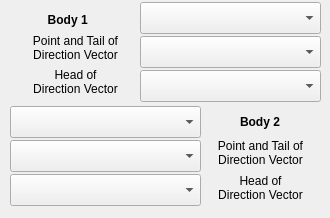
   <widget class="QWidget" name="TransPage">
    <widget class="QLabel" name="label_18">
     <property name="geometry">
      <rect>
       <x>10</x>
       <y>33</y>
       <width>131</width>
       <height>31</height>
      </rect>
     </property>
     <property name="text">
      <string>&lt;html&gt;&lt;head/&gt;&lt;body&gt;&lt;p align=&quot;center&quot;&gt;&lt;span style=&quot; font-size:9pt;&quot;&gt;Point and Tail of&lt;br/&gt;Direction Vector&lt;/span&gt;&lt;/p&gt;&lt;/body&gt;&lt;/html&gt;</string>
     </property>
    </widget>
    <widget class="QLabel" name="label_41">
     <property name="geometry">
      <rect>
       <x>20</x>
       <y>10</y>
       <width>71</width>
       <height>20</height>
      </rect>
     </property>
     <property name="text">
      <string>&lt;html&gt;&lt;head/&gt;&lt;body&gt;&lt;p align=&quot;right&quot;&gt;&lt;span style=&quot; font-weight:600;&quot;&gt;Body 1 &lt;/span&gt;&lt;/p&gt;&lt;/body&gt;&lt;/html&gt;</string>
     </property>
    </widget>
    <widget class="QComboBox" name="body1_2B4P">
     <property name="geometry">
      <rect>
       <x>140</x>
       <y>2</y>
       <width>181</width>
       <height>32</height>
      </rect>
     </property>
     <property name="sizePolicy">
      <sizepolicy hsizetype="Expanding" vsizetype="Fixed">
       <horstretch>0</horstretch>
       <verstretch>0</verstretch>
      </sizepolicy>
     </property>
     <property name="editable">
      <bool>false</bool>
     </property>
    </widget>
    <widget class="QLabel" name="label_42">
     <property name="geometry">
      <rect>
       <x>240</x>
       <y>112</y>
       <width>71</width>
       <height>20</height>
      </rect>
     </property>
     <property name="text">
      <string>&lt;html&gt;&lt;head/&gt;&lt;body&gt;&lt;p&gt;&lt;span style=&quot; font-weight:600;&quot;&gt;Body 2&lt;/span&gt;&lt;/p&gt;&lt;/body&gt;&lt;/html&gt;</string>
     </property>
    </widget>
    <widget class="QLabel" name="label_48">
     <property name="geometry">
      <rect>
       <x>200</x>
       <y>133</y>
       <width>121</width>
       <height>41</height>
      </rect>
     </property>
     <property name="text">
      <string>&lt;html&gt;&lt;head/&gt;&lt;body&gt;&lt;p align=&quot;center&quot;&gt;&lt;span style=&quot; font-size:9pt;&quot;&gt;Point and Tail of&lt;br/&gt;Direction Vector&lt;/span&gt;&lt;/p&gt;&lt;/body&gt;&lt;/html&gt;</string>
     </property>
    </widget>
    <widget class="QComboBox" name="body2_2B4P">
     <property name="geometry">
      <rect>
       <x>10</x>
       <y>106</y>
       <width>191</width>
       <height>32</height>
      </rect>
     </property>
     <property name="sizePolicy">
      <sizepolicy hsizetype="Expanding" vsizetype="Fixed">
       <horstretch>0</horstretch>
       <verstretch>0</verstretch>
      </sizepolicy>
     </property>
    </widget>
    <widget class="QComboBox" name="vector1Head_2B4P">
     <property name="geometry">
      <rect>
       <x>140</x>
       <y>70</y>
       <width>181</width>
       <height>32</height>
      </rect>
     </property>
    </widget>
    <widget class="QComboBox" name="vector2Head_2B4P">
     <property name="geometry">
      <rect>
       <x>10</x>
       <y>174</y>
       <width>191</width>
       <height>32</height>
      </rect>
     </property>
    </widget>
    <widget class="QLabel" name="label_59">
     <property name="geometry">
      <rect>
       <x>200</x>
       <y>168</y>
       <width>121</width>
       <height>41</height>
      </rect>
     </property>
     <property name="text">
      <string>&lt;html&gt;&lt;head/&gt;&lt;body&gt;&lt;p align=&quot;center&quot;&gt;&lt;span style=&quot; font-size:9pt;&quot;&gt;Head of&lt;br/&gt;Direction Vector&lt;/span&gt;&lt;/p&gt;&lt;/body&gt;&lt;/html&gt;</string>
     </property>
    </widget>
    <widget class="QLabel" name="label_60">
     <property name="geometry">
      <rect>
       <x>10</x>
       <y>67</y>
       <width>131</width>
       <height>31</height>
      </rect>
     </property>
     <property name="text">
      <string>&lt;html&gt;&lt;head/&gt;&lt;body&gt;&lt;p align=&quot;center&quot;&gt;&lt;span style=&quot; font-size:9pt;&quot;&gt;Head of&lt;br/&gt;Direction Vector&lt;/span&gt;&lt;/p&gt;&lt;/body&gt;&lt;/html&gt;</string>
     </property>
    </widget>
    <widget class="QComboBox" name="vector2Tail_2B4P">
     <property name="geometry">
      <rect>
       <x>10</x>
       <y>140</y>
       <width>191</width>
       <height>32</height>
      </rect>
     </property>
    </widget>
    <widget class="QComboBox" name="vector1Tail_2B4P">
     <property name="geometry">
      <rect>
       <x>140</x>
       <y>36</y>
       <width>181</width>
       <height>32</height>
      </rect>
     </property>
    </widget>
   </widget>
